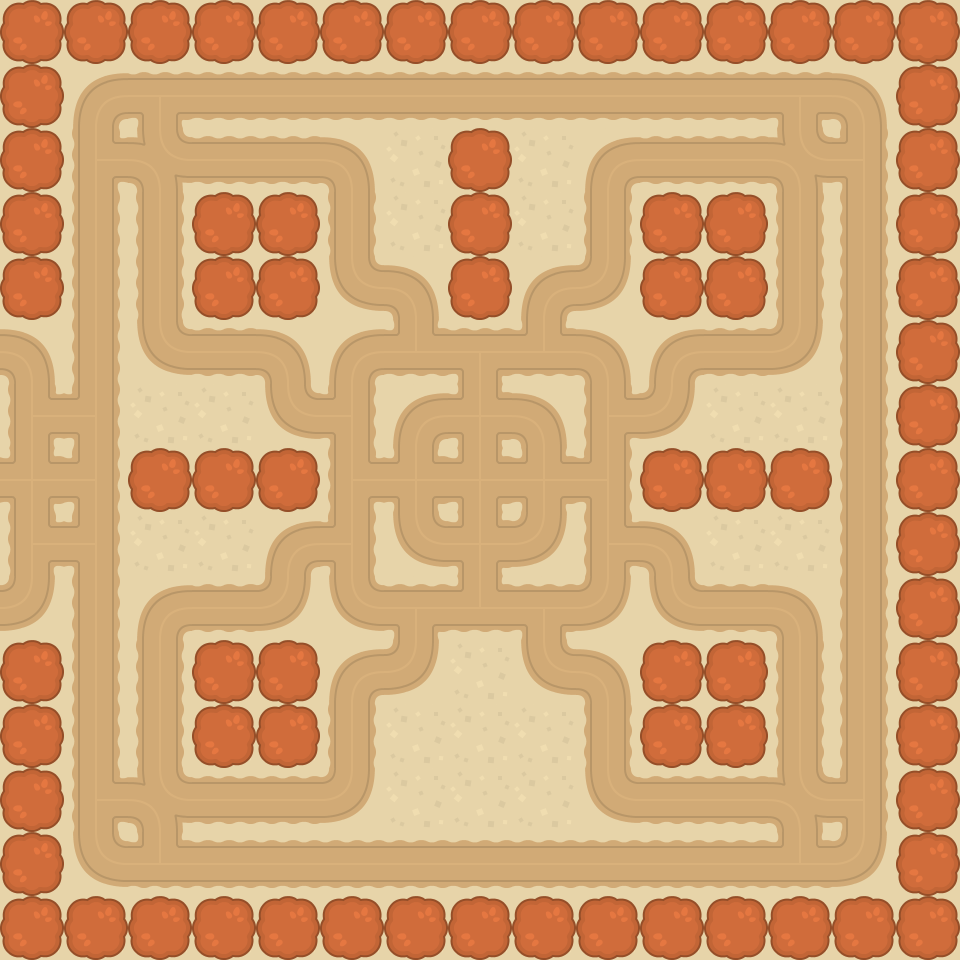

Tiled map render using the project's own tile images. Description and the map definition, with tile-layer contents summarised, below:
An orthogonal 15x15 tile map with 64x64 px tiles, 2 tile layers (Floors, Walls).

<map version="1.5" tiledversion="1.7.2" orientation="orthogonal" renderorder="right-down" width="15" height="15" tilewidth="64" tileheight="64" infinite="0" nextlayerid="6" nextobjectid="1">
 <tileset firstgid="1" name="Map 3 Tiles" tilewidth="64" tileheight="64" tilecount="14" columns="0">
  <grid orientation="orthogonal" width="1" height="1" />
  <tile id="0">
   <image width="64" height="64" source="../Tiles/tileSand_roadCornerLL.png" />
  </tile>
  <tile id="1">
   <image width="64" height="64" source="../Tiles/tileSand_roadCornerLR.png" />
  </tile>
  <tile id="2">
   <image width="64" height="64" source="../Tiles/tileSand_roadCornerUL.png" />
  </tile>
  <tile id="3">
   <image width="64" height="64" source="../Tiles/tileSand_roadCornerUR.png" />
  </tile>
  <tile id="4">
   <image width="64" height="64" source="../Tiles/tileSand_roadCrossing.png" />
  </tile>
  <tile id="5">
   <image width="64" height="64" source="../Tiles/tileSand_roadCrossingRound.png" />
  </tile>
  <tile id="6">
   <image width="64" height="64" source="../Tiles/tileSand_roadEast.png" />
  </tile>
  <tile id="7">
   <image width="64" height="64" source="../Tiles/tileSand_roadNorth.png" />
  </tile>
  <tile id="8">
   <image width="64" height="64" source="../Tiles/tileSand_roadSplitE.png" />
  </tile>
  <tile id="9">
   <image width="64" height="64" source="../Tiles/tileSand_roadSplitN.png" />
  </tile>
  <tile id="10">
   <image width="64" height="64" source="../Tiles/tileSand_roadSplitS.png" />
  </tile>
  <tile id="11">
   <image width="64" height="64" source="../Tiles/tileSand_roadSplitW.png" />
  </tile>
  <tile id="12">
   <image width="64" height="64" source="../Tiles/tileSand1.png" />
  </tile>
  <tile id="14">
   <image width="64" height="64" source="../Tiles/treeBrown_large.png" />
  </tile>
 </tileset>
 <layer id="1" name="Floors" width="15" height="15">
  <data>[225 cells, 225 non-empty, 13 distinct tile ids]</data>
 </layer>
 <layer id="2" name="Walls" width="15" height="15">
  <data>[225 cells, 76 non-empty, 1 distinct tile ids]</data>
 </layer>
</map>
